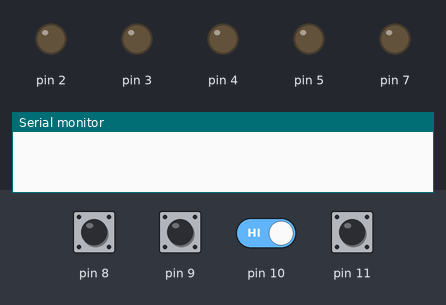
The sketch below on a simulated Arduino Uno, built with avr-gcc and run on an emulated ATmega328P. Parts: output pins drawn as LEDs (lit = HIGH), the last lines printed to the serial monitor. Dashed ring = blinking. The inputs (shaded band) are chosen by the test bench; at power-on: pin 8–11 HIGH.

Above: at 1.2 s.
1.3 s: pin 8 pulled LOW for 0.15 s
At 1.42 s:
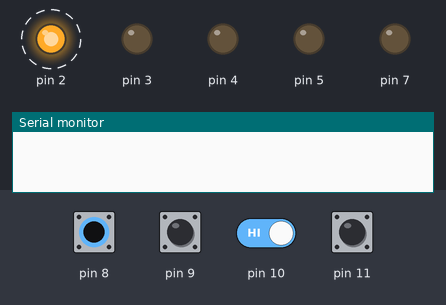
At 1.92 s:
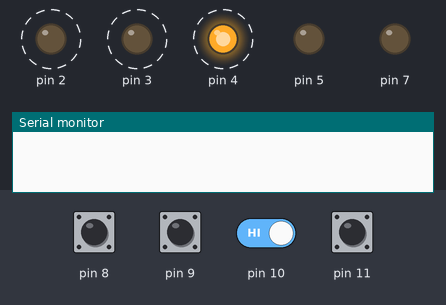
4.3 s: pin 8 driven LOW and pin 10 driven LOW
At 6.42 s:
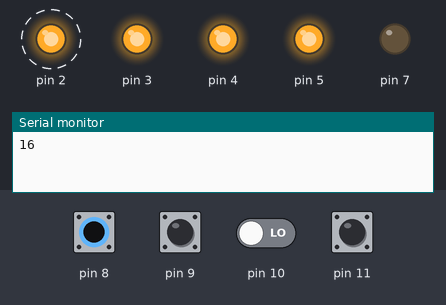
Timing chart, 0 to 13.3 s (numbered marks = the images above; inputs shaded):
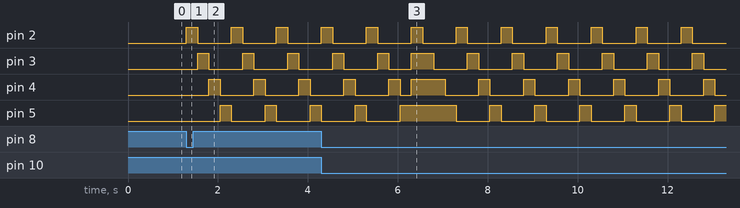

Measured:
- after the input at 1.3 s, pin 2: alternates HIGH for 0.25 s and LOW for 0.75 s, starting at once; pin 3: alternates HIGH for 0.25 s and LOW for 0.75 s, starting after 0.25 s; pin 4: alternates HIGH for 0.25 s and LOW for 0.75 s, starting after 0.50 s; pin 5: alternates HIGH for 0.25 s and LOW for 0.75 s, starting after 0.75 s

The sketch:

micros_Lab1.ino
```cpp
short counter = 0;
bool plus, minus, mot, light;
bool once = true;

void setup() {
  Serial.begin(9600);

  //LEDs
  pinMode(2, OUTPUT);
  pinMode(3, OUTPUT);
  pinMode(4, OUTPUT);
  pinMode(5, OUTPUT);

  //Switchs Proto
  pinMode(7, OUTPUT);
  pinMode(8, INPUT_PULLUP);
  pinMode(9, INPUT_PULLUP);
  pinMode(10, INPUT_PULLUP);
  pinMode(11, INPUT_PULLUP);
}

void loop() {
  plus  = !digitalRead(11);
  minus = !digitalRead(10);
  mot   = !digitalRead(8);
  light = !digitalRead(9);

  if ((plus != minus) and (once)) { //Count Up or Down
    count(plus);
    once = false;
  }
  if ((once == false) and (plus == minus) and (plus == 0)) { //One Time press Selection
    once = true;
    delay(100);
  }
  if (light != mot) {    //Sequence Selector
    sequence(light);
  }
}

void count(bool posi){
  if (posi) {
    counter++;
  } else {
    counter--;
  }
  if (counter < 0) {
    counter = 16;
  }
  if (counter > 16){
    counter = 0;
  }
  Serial.println(counter);
  leds(counter);
}

void sequence (bool prim){
  // Timing Sequence Selector
  int del = 0; //Setting delay
  if(prim){
    del = 500;
  }else{
    del = 250;
  }
  //Sequence Builder
  for(int i=0;i<5;i++){
    for(int i=2;i<6;i++){
      digitalWrite(i,HIGH);
      delay(del);
      digitalWrite(i,LOW);
    }
  }
}


void leds (int cont){
    digitalWrite(2,LOW);
    digitalWrite(3,LOW);
    digitalWrite(4,LOW);
    digitalWrite(5,LOW);
  if(cont>=8){
    digitalWrite(2,HIGH);
    cont-=8;
  }
  if(cont>=4){
    digitalWrite(3,HIGH);
    cont-=4;
  }
  if(cont>=2){
    digitalWrite(4,HIGH);
    cont-=2;
  }
  if(cont>0){
    digitalWrite(5,HIGH);
  }
}
```
